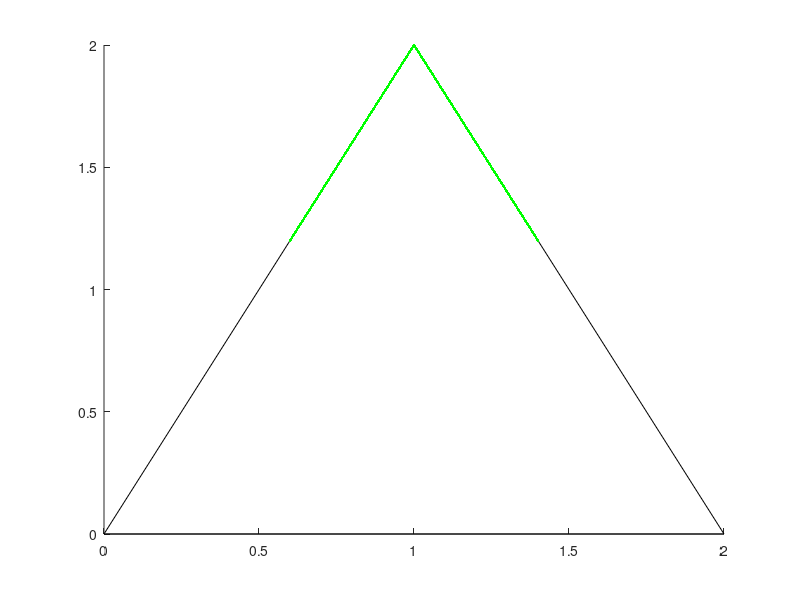

MATLAB code to generate this figure:
%% Multiobjective optimization -- Exercise 9.6

close all; clear; clc; hold on

%% data

A = [ 0 -1 ; 
     -2  1 ;
      2  1 ];
b = [ 0 ; 0 ; 4 ] ;

%% plot the feasible region

plot([0 2],[0 0],'-k');
plot([2 1],[0 2],'-k');
plot([1 0],[2 0],'-k');

%% solve the scalarized problem with 0 <= alfa <= 1

options = optimset('Display','off');
for alfa = 0 : 0.001 : 1
    x = quadprog([2 0 ; 0 2],[8*alfa-6 ; -4],A,b,...
        [],[],[],[],[],options) ;
    plot(x(1),x(2),'g.');
end
